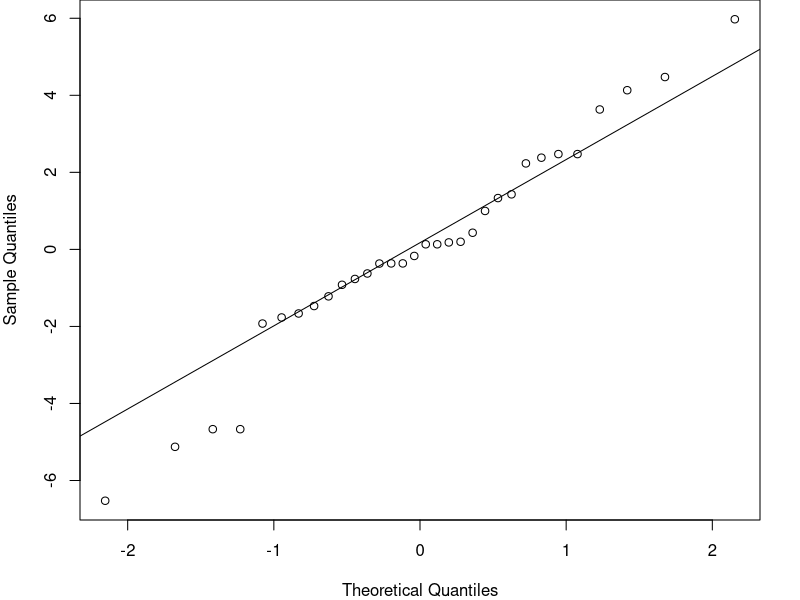
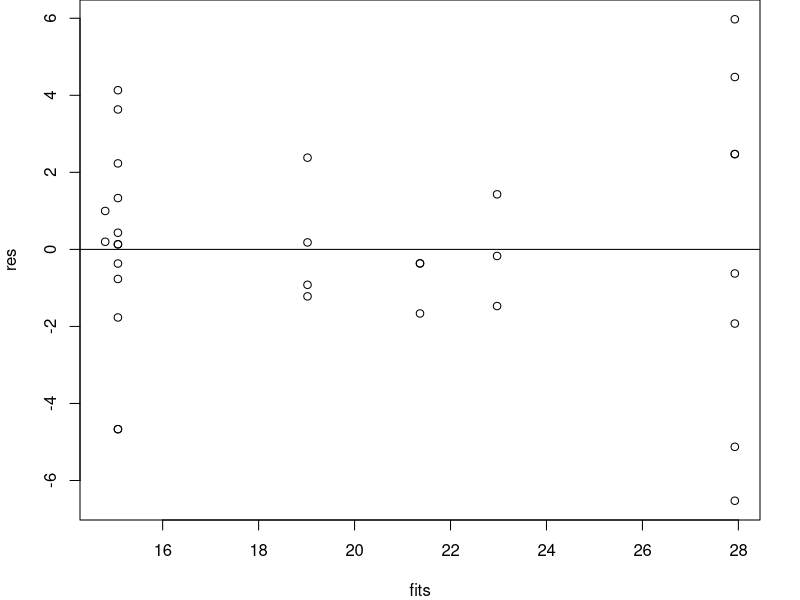

Reproduce these figures in R, in order.
## ---- chunk 1
data(mtcars)
fit <- lm(mpg~am+cyl+am:cyl, mtcars)
res <- residuals(fit)
fits <- fitted(fit)
## ---- chunk 2

## ---- chunk 3
summary(fit)$coeff
## ---- chunk 4
parmar <- par('mar')
par(mar = c(4, 4, 0, 2))
qqnorm(res, main='')
qqline(res, main='')
par(mar=parmar)
## ---- chunk 5
parmar <- par('mar')
par(mar = c(4, 4, 0, 2))
plot(res ~ fits)
abline(h = 0)
par(mar=parmar)

